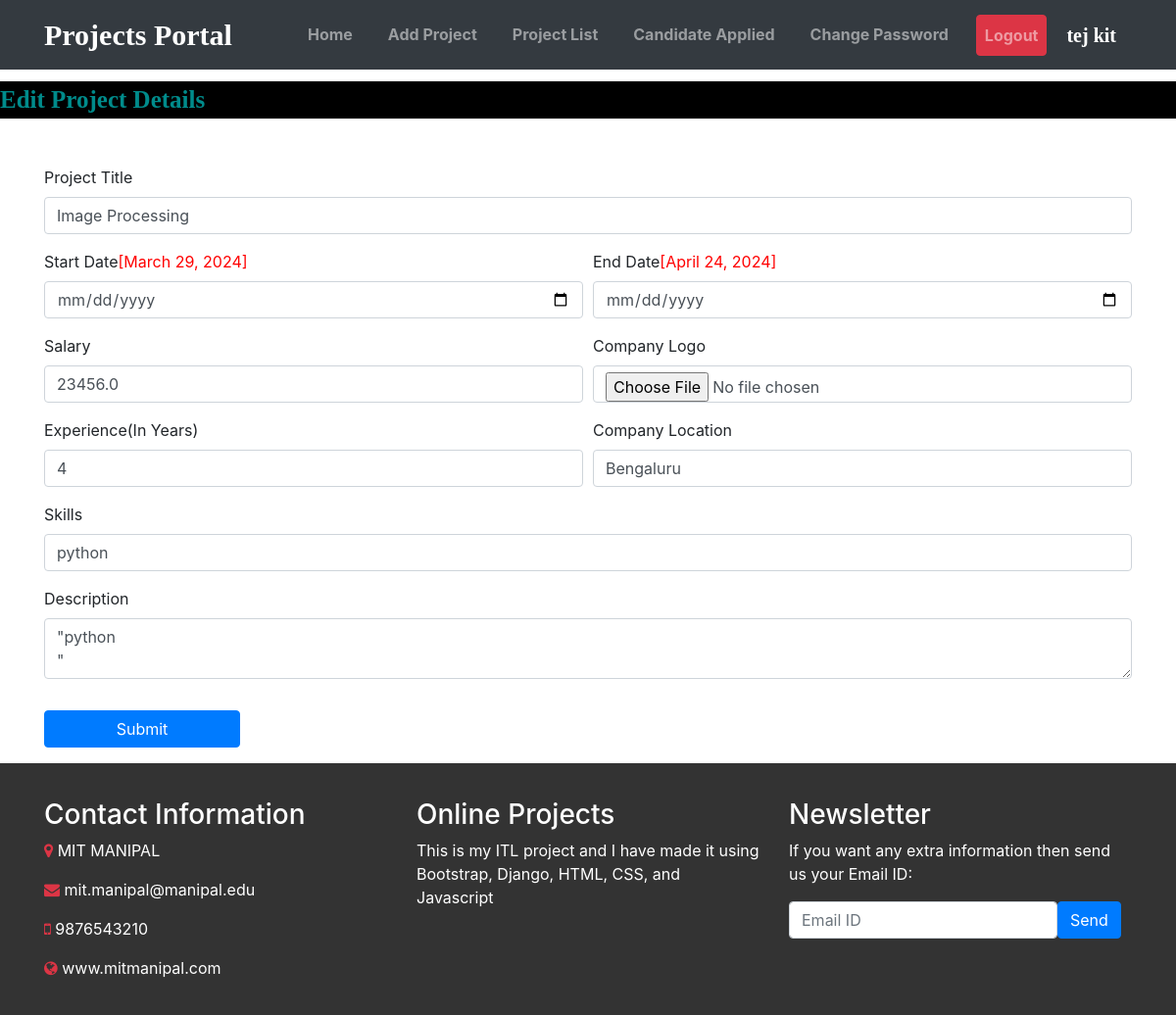
/edit_jobdetail/2 (signed in), run on the app's committed database.
### job/models.py (models this page shows, shortened)
class Job(models.Model):
    recruiter = models.ForeignKey(Company ,on_delete=models.CASCADE)
    start_date = models.DateField()
    end_date = models.DateField()
    title = models.CharField(max_length=50)
    salary = models.FloatField(max_length=10)
    image = models.FileField()
    description = models.CharField(max_length=300)
    experience = models.IntegerField(max_length=100)
    location = models.CharField(max_length=20)
    skills = models.CharField(max_length=100)
    creationdate = models.DateField()

### job/views.py (the view, shortened to what this page needs)
# urls.py: path('edit_jobdetail/<int:pid>', job.views.edit_jobdetail, name="edit_jobdetail"),
def edit_jobdetail(request,pid):
    if not request.user.is_authenticated:
        return redirect('company_login')
    error = ""
    job = Job.objects.get(id = pid)
    d = {'error': error, 'job':job}
    return render(request, "edit_jobdetail.html",d)

### job/templates/edit_jobdetail.html (shortened to what this page needs)
 {% load static %}
 {% block body %}
 {% include 'company_navigation.html' %}
<marquee style="font-family : 'Monotype Corsiva'; font-size:25px;color:darkcyan ;background-color:black;font-weight:bold;margin-top:1%" >
Edit Project Details
</marquee>
 <form class="container mt-5" method="post" enctype="multipart/form-data">
     <div class="form-row">
         <div class="form-group col-md-12" >
             <label>Project Title</label>
             <input type="text" class="form-control" name="jobtitle" value="{{job.title}}">
         </div>
          <div class="form-group col-md-6" >
              <label>Start Date</label><span style="color:red">[{{job.start_date}}]</span>
             <input type="date" class="form-control" name="startdate" >
         </div>
         <div class="form-group col-md-6" >
             <label>End Date</label><span style="color:red">[{{job.end_date}}]</span>
             <input type="date" class="form-control" name="enddate" >
         </div>
          <div class="form-group col-md-6" >
             <label>Salary</label>
             <input type="text" class="form-control" name="salary"  value="{{job.salary}}">
          </div>
         <div class="form-group col-md-6" >
             <label>Company Logo</label>
             <input type="file" class="form-control" name="logo" >
         </div>
         <div class="form-group col-md-6" >
             <label>Experience(In Years)</label>
             <input type="text" class="form-control" name="experience" value="{{job.experience}}">
         </div>
         <div class="form-group col-md-6" >
             <label>Company Location</label>
             <input type="text" class="form-control" name="location" value="{{job.location}}">
         </div>
        <div class="form-group col-md-12" >
             <label>Skills</label>
             <input type="text" class="form-control" name="skills" value="{{job.skills}}">
         </div>
  <div class="form-group col-md-12" >
             <label>Description</label>
   <textarea class="form-control" name="description" >"{{job.description}}"</textarea>
         </div>
         </div>
     <input type="submit" value="Submit" class="btn btn-primary my-3" style="width:200px">
 </form>
 {% include 'footer.html' %}
 {% endblock body %}

### job/templates/company_navigation.html (shortened to what this page needs)
<!DOCTYPE html>
<html lang="en">
<head>
    {% load static %}
    <link rel="stylesheet" href="https://cdn.jsdelivr.net/npm/bootstrap@4.6.2/dist/css/bootstrap.min.css">
    <link rel="stylesheet" href="https://cdnjs.cloudflare.com/ajax/libs/font-awesome/4.7.0/css/font-awesome.min.css">
</head>
<body>
<nav class="navbar navbar-expand-lg navbar-dark" style="background-color: #343a40;">
    <div class="container">
        <a class="navbar-brand" href="#">Projects Portal</a>
        <div class="collapse navbar-collapse" id="navbarSupportedContent">
            <ul class="navbar-nav ml-auto">
                <li class="nav-item">
                    <a class="nav-link" href="{% url 'company_home' %}">Home</a>
                </li>
                <li class="nav-item">
                    <a class="nav-link" href="{% url 'add_job' %}">Add Project</a>
                </li>
                <li class="nav-item">
                    <a class="nav-link" href="{% url 'job_list' %}">Project List</a>
                </li>
                <li class="nav-item">
                    <a class="nav-link" href="{% url 'applied_candidatelist' %}">Candidate Applied</a>
                </li>
                <li class="nav-item">
                    <a class="nav-link" href="{% url 'change_passwordcompany' %}">Change Password</a>
                </li>
                <li class="nav-item">
                    <a class="nav-link logout-btn btn btn-danger" href="{% url 'Logout' %}">Logout</a>
                </li>
            </ul>
            <a class="navbar-brand text-white font-weight-bold" style="font-family:'Monotype Corsiva';font-size:20px">{{request.user.first_name}} {{request.user.last_name}}</a>
        </div>
    </div>
</nav>
</body>
</html>

### job/templates/company_navigation.html (style rules this page uses)
.navbar { background-color: #343a40; }
.navbar-brand { color: #fff; font-family: 'Times New Roman', serif; font-size: 30px; font-weight: bold; }
.navbar-nav .nav-link { color: #fff; font-weight: bold; transition: all 0.3s ease; margin-right: 20px; }
.logout-btn { background-color: #dc3545 !important; border-color: #dc3545 !important; }

### data on the page
Job: jobtitle "Image Processing", start_date "March 29, 2024", end_date "April 24, 2024", salary "23456.0", experience "4", location "Bengaluru", skills "python", description "\"python \""

### other printed values
{{ request.user.first_name }} "tej"
{{ request.user.last_name }} "kit"
